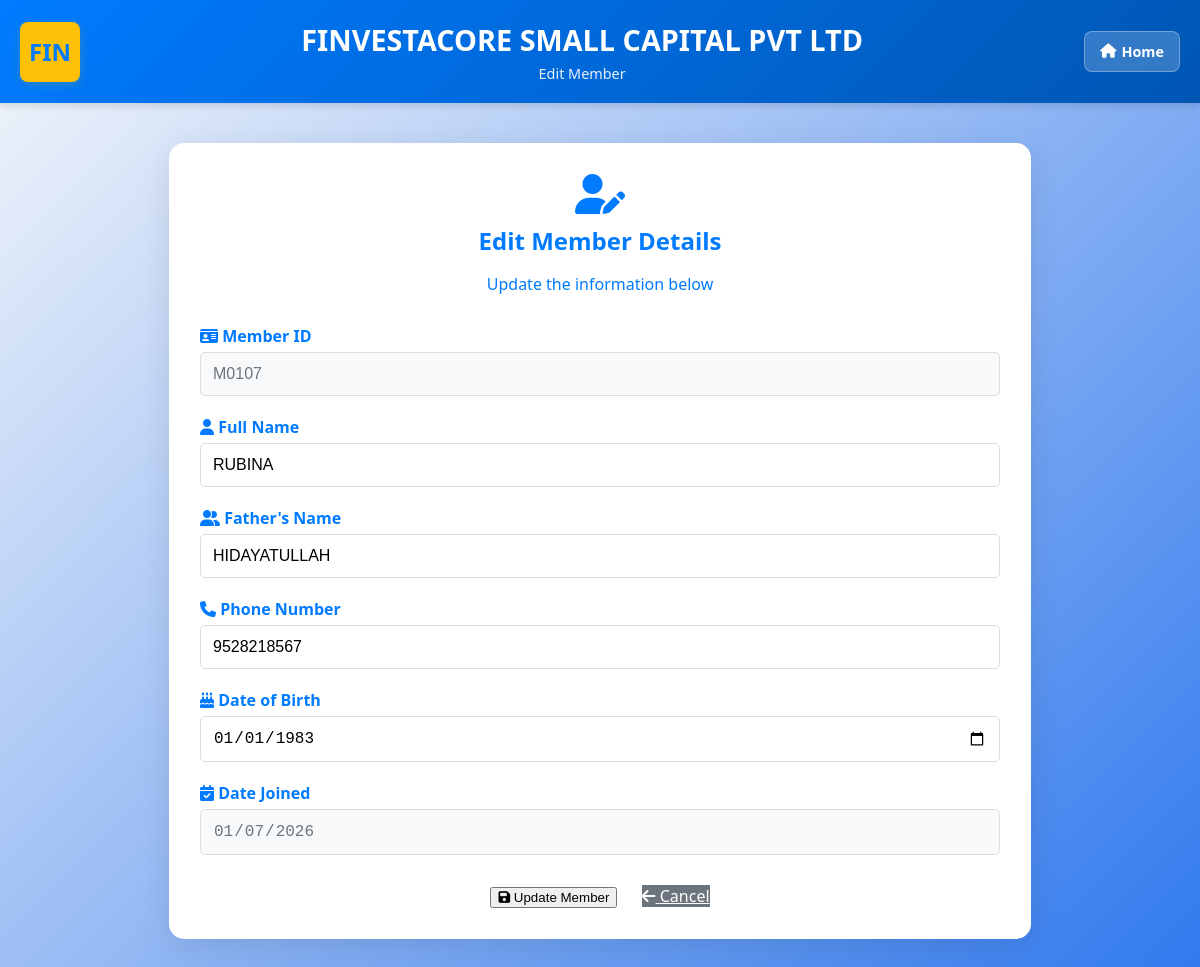
Screenshot of /member/edit/M0107 with the database file from the repository.
### tables this page shows
CREATE TABLE members (
                id TEXT PRIMARY KEY,
                date_joined TEXT,
                full_name TEXT NOT NULL,
                father_name TEXT,
                gender TEXT,
                dob TEXT,
                marital_status TEXT,
                spouse_name TEXT,
                phone_number TEXT UNIQUE NOT NULL,
                address TEXT,
                pincode TEXT,
                district TEXT,
                state TEXT,
                aadhaar TEXT UNIQUE,
                pan TEXT UNIQUE,
                ifsc TEXT,
                account_number TEXT,
                bank_branch TEXT,
                bank_address TEXT,
                guarantor_name TEXT,
                guarantor_mobile TEXT,
                guarantor_address TEXT
            , education TEXT, occupation TEXT, nominee_dob TEXT, nominee_age TEXT, nominee_name TEXT NOT NULL DEFAULT "", nominee_relation TEXT NOT NULL DEFAULT "", guarantor_relation TEXT NOT NULL DEFAULT "");

### app.py (the view, shortened to what this page needs)
@app.route('/member/edit/<id>', methods=['GET', 'POST'])
def edit_member(id):
    with get_db_connection() as conn:
        cursor = conn.cursor()
        cursor.execute('SELECT * FROM members WHERE id = ?', (id,))
        row = cursor.fetchone()
        if not row:
            flash(f'Member {id} not found.', 'error')
            return redirect(url_for('member_details'))
        member = dict(row)
    return render_template('edit_member.html', member=member)

### app.py (called while the page is built)
def get_db_connection():
    conn = sqlite3.connect(DB_PATH)
    conn.row_factory = sqlite3.Row # Allows dict-like access
    return conn

### templates/edit_member.html (shortened to what this page needs)
<!DOCTYPE html>
<html lang="en">
<head>
    <link rel="stylesheet" href="https://cdnjs.cloudflare.com/ajax/libs/font-awesome/6.4.0/css/all.min.css">
</head>
<body>
    <header>
        <div class="header-left">
            <div class="logo">FIN</div>
        </div>
        <div class="header-center">
            <h1>FINVESTACORE SMALL CAPITAL PVT LTD</h1>
            <p>Edit Member</p>
        </div>
        <a href="/" class="home-button" title="Go Home">
            <i class="fas fa-home"></i> Home
        </a>
    </header>
    <div class="container">
        <div class="form-header">
            <i class="fas fa-user-edit"></i>
            <h2>Edit Member Details</h2>
            <p>Update the information below</p>
        </div>
        <form id="editMemberForm" method="POST" action="{{ url_for('edit_member', id=member.id) }}">
            <div class="form-group">
                <label for="member_id"><i class="fas fa-id-card"></i> Member ID</label>
                <input type="text" id="member_id" name="member_id" value="{{ member.id }}" readonly class="readonly">
            </div>
            <div class="form-group">
                <label for="full_name"><i class="fas fa-user"></i> Full Name</label>
                <input type="text" id="full_name" name="full_name" value="{{ member.full_name or '' }}" required>
            </div>
            <div class="form-group">
                <label for="father_name"><i class="fas fa-user-friends"></i> Father's Name</label>
                <input type="text" id="father_name" name="father_name" value="{{ member.father_name or '' }}" required>
            </div>
            <div class="form-group">
                <label for="phone_number"><i class="fas fa-phone"></i> Phone Number</label>
                <input type="tel" id="phone_number" name="phone_number" value="{{ member.phone_number or '' }}" required>
            </div>
            <div class="form-group">
                <label for="dob"><i class="fas fa-birthday-cake"></i> Date of Birth</label>
                <input type="date" id="dob" name="dob" value="{{ member.dob or '' }}" required>
            </div>
            <div class="form-group">
                <label for="date_joined"><i class="fas fa-calendar-check"></i> Date Joined</label>
                <input type="date" id="date_joined" name="date_joined" value="{{ member.date_joined or '' }}" readonly class="readonly">
            </div>
            <div class="btn-group">
                <button type="submit" class="btn btn-primary"><i class="fas fa-save"></i> Update Member</button>
                <a href="{{ url_for('member_details') }}" class="btn btn-secondary"><i class="fas fa-arrow-left"></i> Cancel</a>
            </div>
        </form>
    </div>
</body>
</html>

### templates/edit_member.html (style rules this page uses)
body { font-family: 'Segoe UI', Tahoma, Geneva, Verdana, sans-serif; margin: 0; padding: 0; background: linear-gradient(135deg, #f5f7fa 0%, #3079ee 100%); color: #333; }
header { background: linear-gradient(135deg, #007bff 0%, #0056b3 100%); color: white; padding: 20px; box-shadow: 0 4px 6px rgba(7, 2, 2, 0.1); display: flex; align-items: center; justify-content: space-between; }
.header-left { display: flex; align-items: center; gap: 15px; }
.logo { width: 60px; height: 60px; border-radius: 8px; box-shadow: 0 2px 10px rgba(241, 198, 4, 0.2); background-color: #ffc107; display: flex; align-items: center; justify-content: center; font-size: 1.5em; font-weight: bold; color: #007bff; }
.home-button { background: rgba(255, 255, 255, 0.2); color: white; border: 1px solid rgba(255, 255, 255, 0.3); padding: 10px 15px; border-radius: 8px; cursor: pointer; font-size: 0.9em; font-weight: bold; text-decoration: none; display: inline-flex; align-items: center; gap: 5px; transition: all 0.3s ease; }
.header-center { flex: 1; text-align: center; }
.header-center h1 { margin: 0; font-size: 1.8em; }
.header-center p { margin: 5px 0 0 0; font-size: 0.9em; opacity: 0.9; }
.container { max-width: 800px; margin: 40px auto; padding: 30px; background: white; border-radius: 15px; box-shadow: 0 8px 32px rgba(0, 0, 0, 0.1); border: 1px solid rgba(255, 255, 255, 0.2); }
.form-header { text-align: center; color: #007bff; margin-bottom: 30px; }
.form-header i { font-size: 2.5em; margin-bottom: 10px; display: block; }
.form-header h2 { margin: 0 0 5px 0; }
.form-group { margin-bottom: 20px; }
.form-group label { display: block; font-weight: bold; margin-bottom: 5px; color: #007bff; }
.form-group input, .form-group select, .form-group textarea { width: 100%; padding: 12px; border: 1px solid #ddd; border-radius: 5px; font-size: 16px; box-sizing: border-box; }
.btn-group { text-align: center; margin-top: 30px; }
.btn-group a, .btn-group button { margin: 0 10px; }
.btn-secondary { background: #6c757d; color: white; }
.readonly { background-color: #f8f9fa; color: #6c757d; }

### rows the page displays
members: member_id "M0107", full_name "RUBINA", father_name "HIDAYATULLAH", phone_number "9528218567", dob "01/01/1983", date_joined "01/07/2026"
